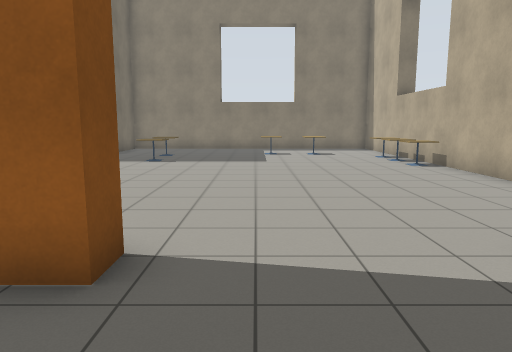
view 1 (above)

23 first-person views from a walk through a world built for the Gazebo simulator. The camera is 1.3 m above the floor, tilts 8° down and sees 70° across. The floor is counted in squares, 1 m on a side. Each view is taken from the middle of a square. On the plan, view 1 faces up. The plan holds only what a view shows up to about 15 squares ahead; the rest is blank. The robots in the file are not drawn.

view 2
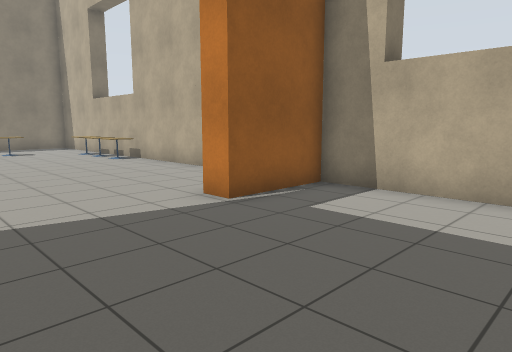

view 3
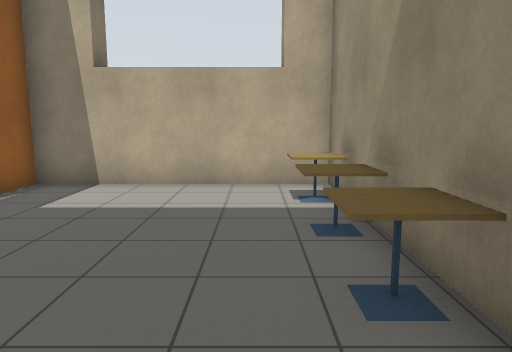

view 4
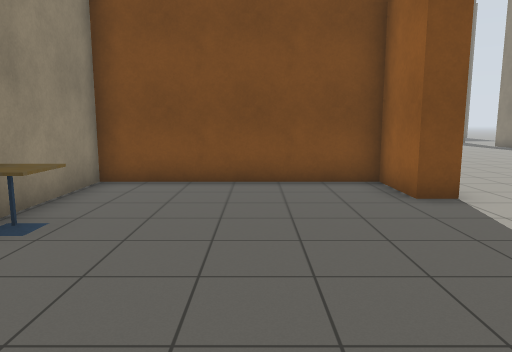

view 5
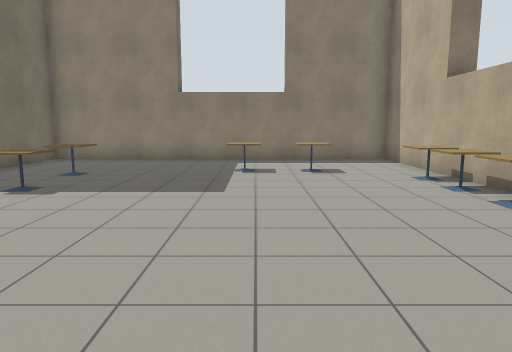

view 6
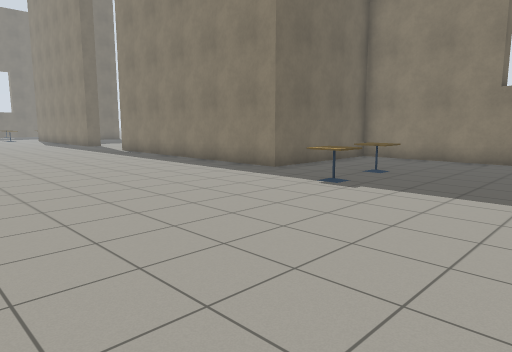

view 7
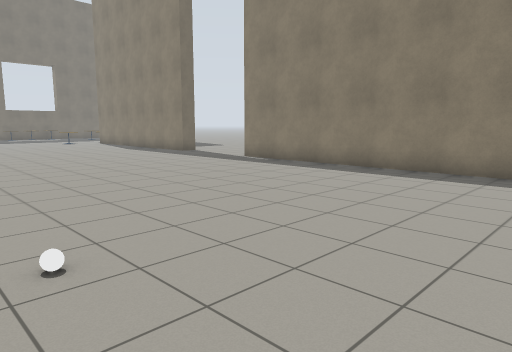

view 8
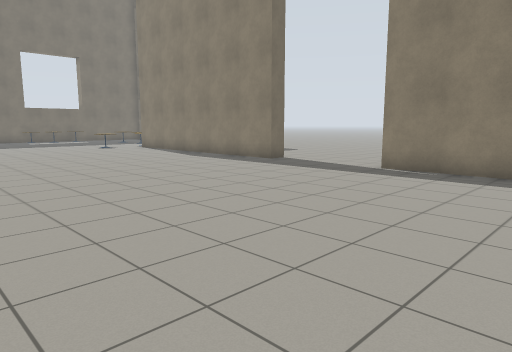

view 9
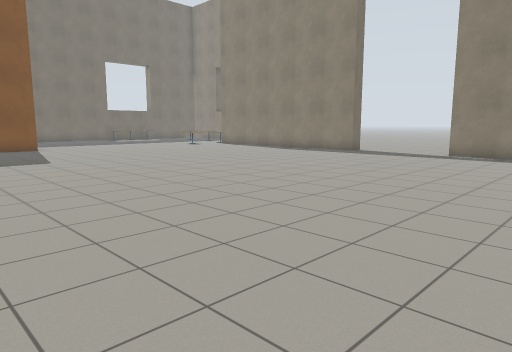

view 10
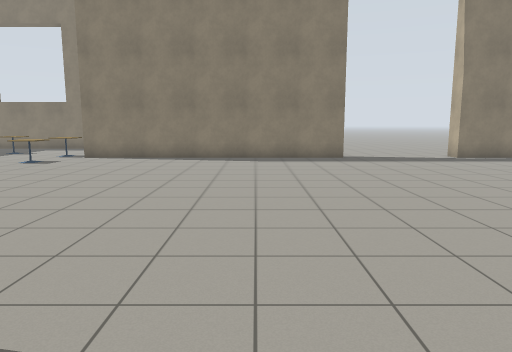

view 11
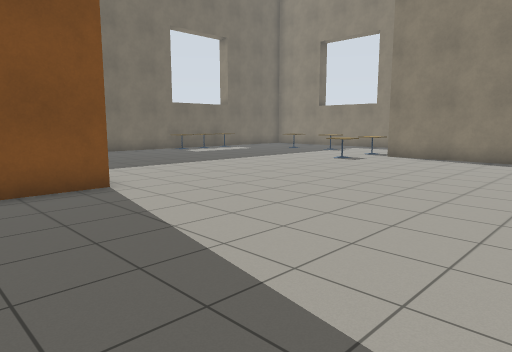

view 12
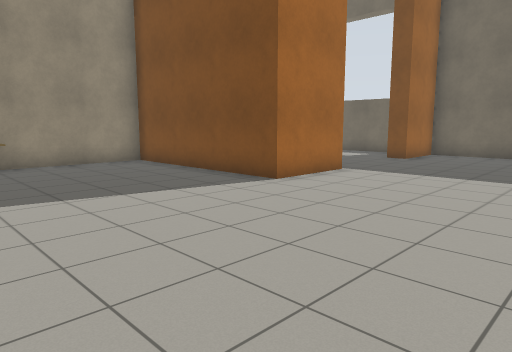

view 13
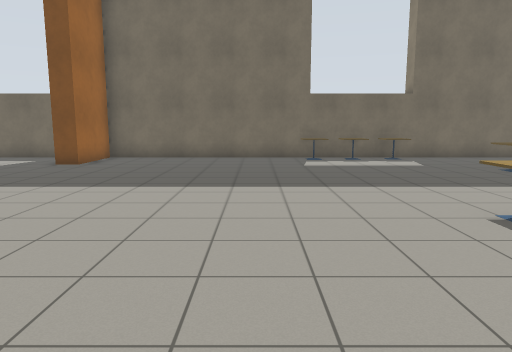

view 14
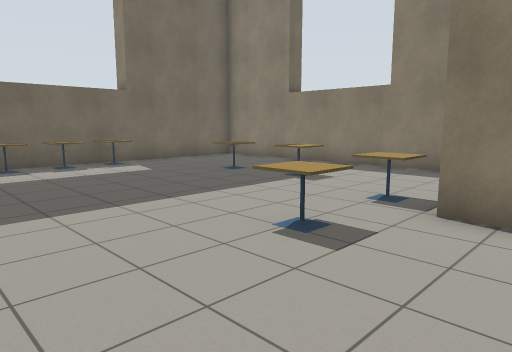

view 15
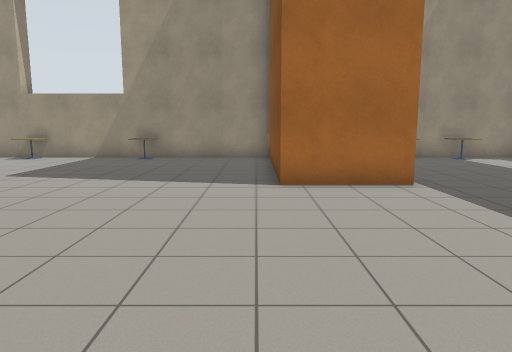

view 16
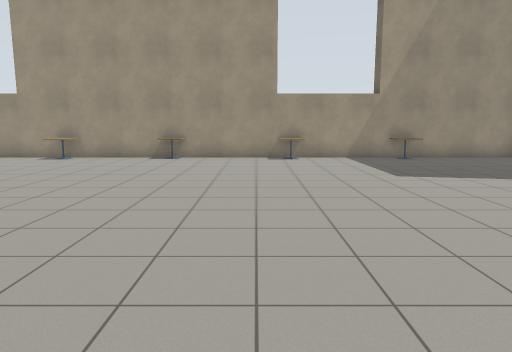

view 17
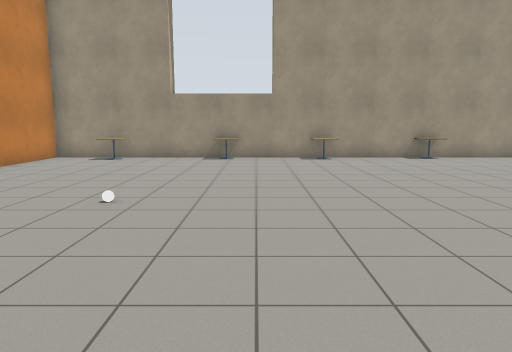

view 18
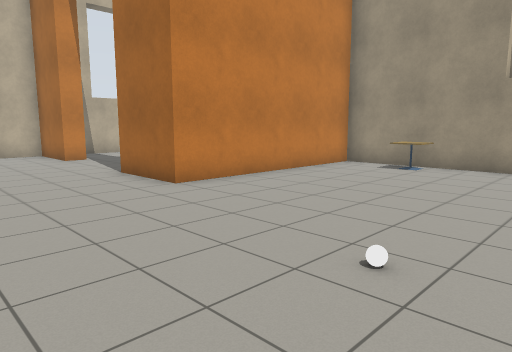

view 19
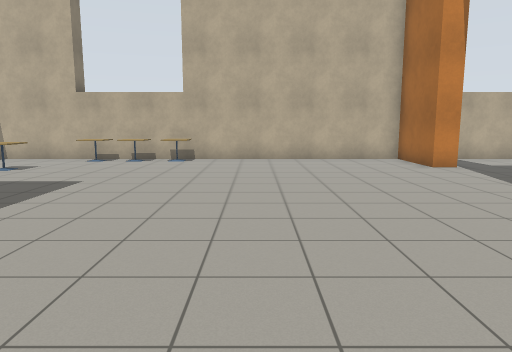

view 20
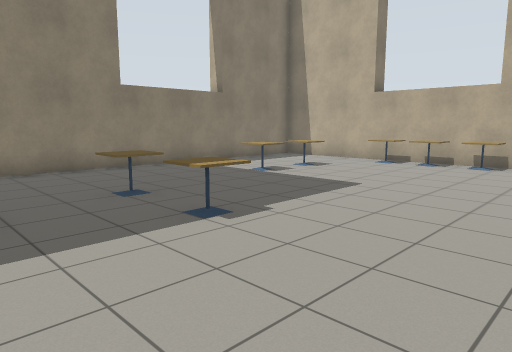

view 21
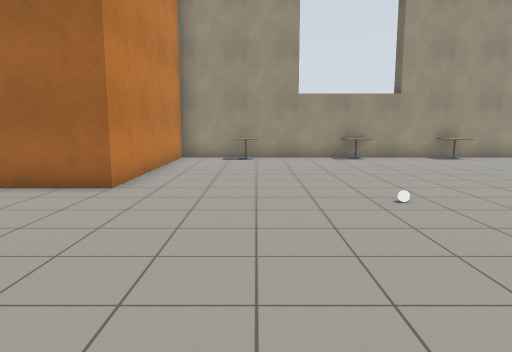

view 22
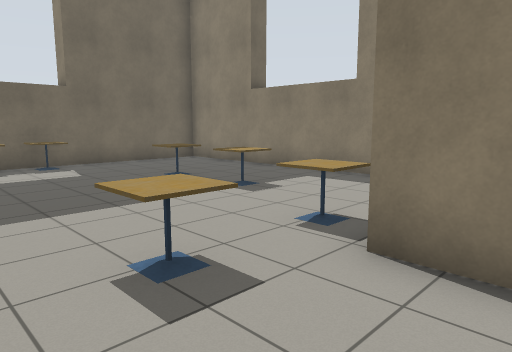

view 23
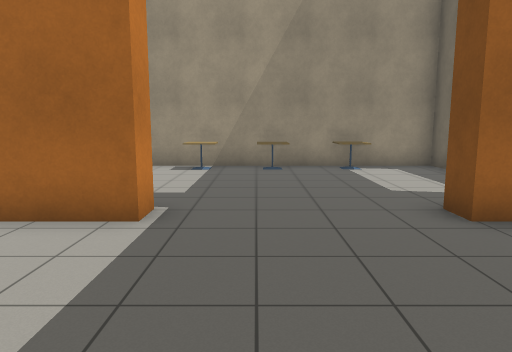

### Floor plan
Points are (right, up) in squares from view 1. A wall is a line through its corners. A room is listed if a view was taken in it or the views show most of it. See-through windows are left out.
Room 1 (views 1, 2, 3, 4)
walls: (-1.3, 2.8) (-3.3, 2.8) (-3.3, -3.6) (5.9, -3.6) (5.9, 2.8) (3.2, 2.8)
ways out: open door at (1, 3) to room 2
objects: cafe table (0, -3) to (1, -3); cafe table (2, -3) to (3, -3); cafe table (4, -3) to (5, -3)
Room 2 (views 5, 6, 7, 8, 9, 10, 11, 12, 13, 14, 15, 16, 17, 18, 19, 20, 21, 22, 23)
walls: (-21.6, 14.4) (-31.9, 14.4); (-35.4, 3.2) (-32.5, 3.2) (-32.5, -3.6) (-4, -3.6) (-4, 3.6) (-1.3, 3.6) (-1.3, 2.8); (-33.5, 19.9) (-42.6, 19.9) (-42.6, 3.2) (-39.9, 3.2); (3.2, 2.8) (3.2, 3.6) (5.9, 3.6) (5.9, 19.9) (-6.6, 19.9) (-6.6, 14.4) (-17, 14.4)
ways out: open door at (1, 3) to room 1; open door at (-38, 3) to room 3; open door at (-19, 15); gap at (-32, 15)
objects: cafe table (-42, 11); cafe table (-42, 12) to (-42, 13); cafe table (-42, 14); cafe table (-38, 16) to (-38, 17); cafe table (-36, 16) to (-36, 17); cafe table (-33, 13); cafe table (-33, 15); other object (-28, -3); other object (-24, -3) to (-23, -3); other object (-19, -3); other object (-15, -3) to (-14, -3); other object (-11, -3); white ball (-9, 5); cafe table (-7, -3) to (-6, -3); cafe table (-4, 13) to (-4, 14); cafe table (-4, 15) to (-4, 16); cafe table (0, 16) to (1, 17); cafe table (2, 16) to (3, 17); cafe table (5, 12); cafe table (5, 13); cafe table (5, 14) to (5, 15)
Room 3 (no view inside)
walls: (-35.4, 2.4) (-35.4, 3.2); (-39.9, 3.2) (-39.9, 2.4); (-42.6, 1) (-42.6, -3.6) (-33.6, -3.6)
ways out: open door at (-38, 3) to room 2
objects: cafe table (-40, -3); cafe table (-38, -3) to (-37, -3); cafe table (-36, -3) to (-35, -3)

Where each view was taken, in squares from view 1:
view 1: 0 up, 0 right, facing up
view 2: 2 down, 1 left, facing up-right
view 3: 2 down, 2 left, facing right
view 4: 0 up, 5 right, facing left
view 5: 6 up, 1 right, facing up
view 6: 6 up, 1 right, facing up-left
view 7: 4 up, 6 left, facing up-left
view 8: 4 up, 12 left, facing up-left
view 9: 2 down, 12 left, facing up-left
view 10: 0 up, 25 left, facing up
view 11: 0 up, 25 left, facing up-left
view 12: 9 up, 26 left, facing down-left
view 13: 9 up, 28 left, facing left
view 14: 9 up, 30 left, facing up-left
view 15: 11 up, 32 left, facing down
view 16: 11 up, 22 left, facing down
view 17: 11 up, 12 left, facing down
view 18: 8 up, 11 left, facing down-right
view 19: 9 up, 8 left, facing right
view 20: 9 up, 7 left, facing up-right
view 21: 11 up, 7 left, facing down
view 22: 11 up, 30 left, facing up-left
view 23: 8 up, 37 left, facing down
